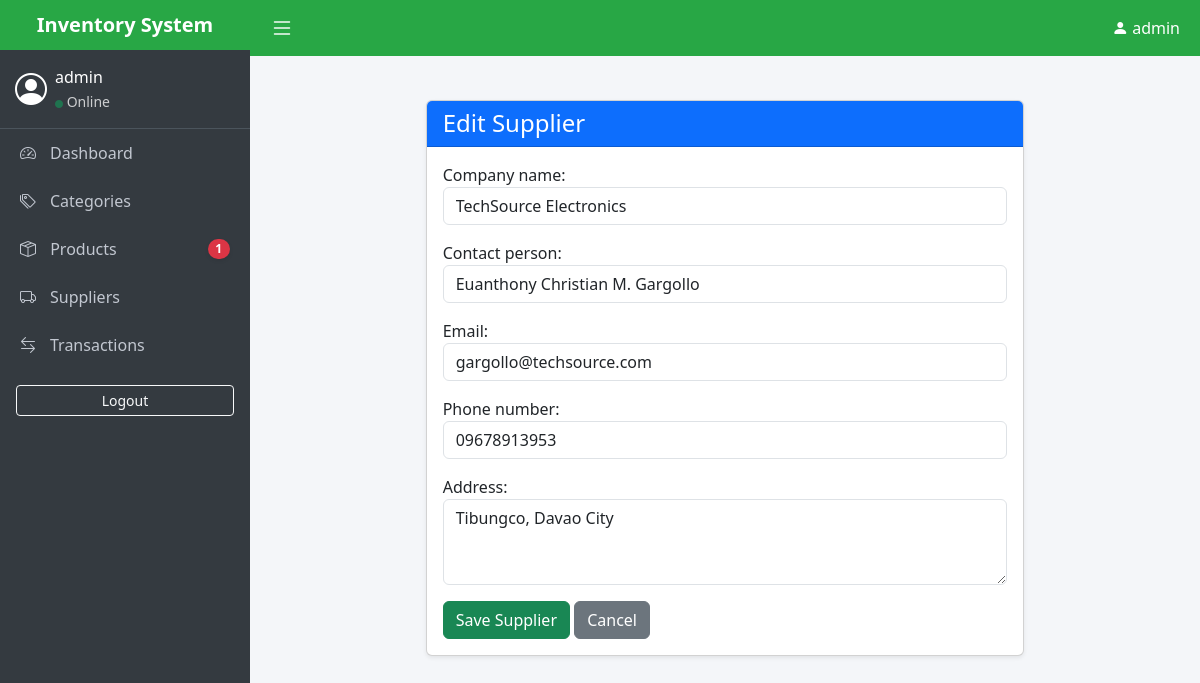
The app's page /suppliers/1/edit/ (signed in) with its own data.
### suppliers/models.py (models this page shows, shortened)
class Supplier(models.Model):
    company_name = models.CharField(max_length=200)
    contact_person = models.CharField(max_length=150)
    email = models.EmailField(unique=True)
    phone_number = models.CharField(max_length=20)
    address = models.TextField()
    is_active = models.BooleanField(default=True) # Fulfills the 5+ fields rule

### suppliers/views.py (the view)
# urls.py: path('<int:pk>/edit/', views.supplier_update, name='supplier_update'),
@login_required
@permission_required('suppliers.change_supplier', raise_exception=True)
def supplier_update(request, pk):
    supplier = get_object_or_404(Supplier, pk=pk)
    if request.method == 'POST':
        form = SupplierForm(request.POST, instance=supplier)
        if form.is_valid():
            form.save()
            return redirect('supplier_list')
    else:
        form = SupplierForm(instance=supplier)
    context = {'form': form, 'action': 'Edit'}
    return render(request, 'suppliers/supplier_form.html', context)

### suppliers/forms.py
class SupplierForm(forms.ModelForm):
    class Meta:
        model = Supplier
        fields = ['company_name', 'contact_person', 'email', 'phone_number', 'address']
        widgets = {
            'company_name': forms.TextInput(attrs={'class': 'form-control'}),
            'contact_person': forms.TextInput(attrs={'class': 'form-control'}),
            'email': forms.EmailInput(attrs={'class': 'form-control'}),
            'phone_number': forms.TextInput(attrs={'class': 'form-control'}),
            'address': forms.Textarea(attrs={'class': 'form-control', 'rows': 3}),
        }

### products/context_processors.py (called while the page is built)
def low_stock_alerts(request):
    if request.user.is_authenticated:
        low_stock_products = [p for p in Product.objects.all() if p.is_low_stock()]
        return {
            'low_stock_count': len(low_stock_products),
            'low_stock_items': low_stock_products[:5] # Show only top 5 in dropdown
        }
    return {}

### products/models.py (called while the page is built)
    def is_low_stock(self):
        return self.current_stock <= self.min_stock_level

### suppliers/templates/suppliers/supplier_form.html (shortened to what this page needs)
{% extends 'base.html' %}
{% block content %}
<div class="row mt-4">
    <div class="col-md-8 mx-auto">
        <div class="card shadow-sm">
            <div class="card-header bg-primary text-white">
                <h4 class="mb-0">{{ action }} Supplier</h4>
            </div>
            <div class="card-body">
                <form method="POST">
                    {{ form.as_p }}
                    <button type="submit" class="btn btn-success">Save Supplier</button>
                    <a href="{% url 'supplier_list' %}" class="btn btn-secondary">Cancel</a>
                </form>
            </div>
        </div>
    </div>
</div>
{% endblock %}

### templates/base.html (shortened to what this page needs)
<!DOCTYPE html>
<html lang="en">
<head>
    <link href="https://cdn.jsdelivr.net/npm/bootstrap@5.3.0/dist/css/bootstrap.min.css" rel="stylesheet">
    <link rel="stylesheet" href="https://cdn.jsdelivr.net/npm/bootstrap-icons@1.11.1/font/bootstrap-icons.css">
</head>
<body>
    <div class="d-flex">
        {% if user.is_authenticated %}
        <nav class="sidebar" id="sidebar">
            <div class="main-header fw-bold fs-5 text-center">Inventory System</div>
            <div class="user-panel d-flex align-items-center">
                <i class="bi bi-person-circle fs-2 me-2"></i>
                <div>
                    <div>{{ user.username }}</div>
                    <small class="text-white opacity-75"><i class="bi bi-circle-fill text-success" style="font-size: 8px;"></i> Online</small>
                </div>
            </div>
            <ul class="nav flex-column">
                <li class="nav-item">
                    <a href="{% url 'dashboard' %}" class="nav-link"><i class="bi bi-speedometer2"></i> Dashboard</a>
                </li>
                <li class="nav-item">
                    <a href="{% url 'category_list' %}" class="nav-link"><i class="bi bi-tags"></i> Categories</a>
                </li>
                <li class="nav-item">
                    <a href="{% url 'product_list' %}" class="nav-link d-flex justify-content-between align-items-center">
                        <span><i class="bi bi-box-seam"></i> Products</span>
                        {% if low_stock_count > 0 %}
                            <span class="badge rounded-pill bg-danger shadow-sm" style="font-size: 0.75rem;">
                                {{ low_stock_count }}
                            </span>
                        {% endif %}
                    </a>
                </li>
                {% if user.is_superuser %}
                <li class="nav-item">
                    <a href="{% url 'supplier_list' %}" class="nav-link"><i class="bi bi-truck"></i> Suppliers</a>
                </li>
                {% endif %}
                <li class="nav-item">
                    <a href="{% url 'transaction_list' %}" class="nav-link"><i class="bi bi-arrow-left-right"></i> Transactions</a>
                </li>
                <li class="nav-item">
                    <form method="post" action="{% url 'logout' %}" class="p-3">
                        <button class="btn btn-outline-light btn-sm w-100">Logout</button>
                    </form>
                </li>
            </ul>
        </nav>
        {% endif %}
        <div class="w-100">
            {% if user.is_authenticated %}
            <header class="main-header d-flex justify-content-between align-items-center">
                <button class="btn p-0 text-white border-0 shadow-none" id="sidebarToggle">
                    <i class="bi bi-list fs-4"></i>
                </button>
                <div class="d-flex align-items-center">
                    <i class="bi bi-person-fill me-1"></i> {{ user.username }}
                </div>
            </header>
            {% endif %}
            <main class="content-wrapper">
                {% block content %}{% endblock %}
            </main>
        </div>
    </div>
</body>
</html>

### templates/base.html (style rules this page uses)
body { background-color: #f4f6f9; overflow-x: hidden; }
.sidebar { min-width: 250px; max-width: 250px; background: #343a40; color: #fff; min-height: 100vh; transition: all 0.3s ease-in-out; }
.sidebar .nav-link { color: #c2c7d0; padding: 12px 20px; display: flex; align-items: center; white-space: nowrap; }
.sidebar .nav-link i { margin-right: 10px; width: 20px; }
.main-header { background: #28a745; color: white; padding: 10px 20px; }
.user-panel { padding: 15px; border-bottom: 1px solid #4b545c; }
.content-wrapper { width: 100%; padding: 20px; }

### records on screen
Supplier: company_name "TechSource Electronics", contact_person "Euanthony Christian M. Gargollo", email "gargollo@techsource.com", phone_number "09678913953", address "Tibungco, Davao City"

### other values on screen
{{ user.username }} "admin"
{{ low_stock_count }} "1"
{{ action }} "Edit"
